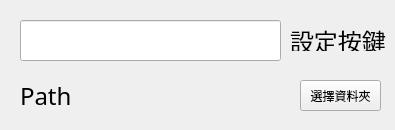
<?xml version="1.0" encoding="UTF-8"?>
<ui version="4.0">
 <class>Form</class>
 <widget class="QWidget" name="Form">
  <property name="geometry">
   <rect>
    <x>0</x>
    <y>0</y>
    <width>395</width>
    <height>130</height>
   </rect>
  </property>
  <property name="windowTitle">
   <string>Form</string>
  </property>
  <widget class="QLabel" name="label">
   <property name="geometry">
    <rect>
     <x>20</x>
     <y>80</y>
     <width>261</width>
     <height>31</height>
    </rect>
   </property>
   <property name="font">
    <font>
     <family>微軟正黑體</family>
     <pointsize>18</pointsize>
    </font>
   </property>
   <property name="text">
    <string>Path</string>
   </property>
  </widget>
  <widget class="QPushButton" name="pushButton">
   <property name="geometry">
    <rect>
     <x>300</x>
     <y>80</y>
     <width>81</width>
     <height>31</height>
    </rect>
   </property>
   <property name="font">
    <font>
     <family>微軟正黑體</family>
    </font>
   </property>
   <property name="text">
    <string>選擇資料夾</string>
   </property>
  </widget>
  <widget class="QLineEdit" name="lineEdit">
   <property name="geometry">
    <rect>
     <x>20</x>
     <y>20</y>
     <width>261</width>
     <height>41</height>
    </rect>
   </property>
   <property name="font">
    <font>
     <family>微軟正黑體</family>
     <pointsize>18</pointsize>
    </font>
   </property>
  </widget>
  <widget class="QLabel" name="label_2">
   <property name="geometry">
    <rect>
     <x>290</x>
     <y>30</y>
     <width>101</width>
     <height>21</height>
    </rect>
   </property>
   <property name="font">
    <font>
     <family>微軟正黑體</family>
     <pointsize>18</pointsize>
    </font>
   </property>
   <property name="text">
    <string>設定按鍵</string>
   </property>
  </widget>
 </widget>
 <resources/>
 <connections>
  <connection>
   <sender>pushButton</sender>
   <signal>clicked()</signal>
   <receiver>Form</receiver>
   <slot>choose_path()</slot>
   <hints>
    <hint type="sourcelabel">
     <x>300</x>
     <y>160</y>
    </hint>
    <hint type="destinationlabel">
     <x>330</x>
     <y>141</y>
    </hint>
   </hints>
  </connection>
  <connection>
   <sender>lineEdit</sender>
   <signal>textEdited(QString)</signal>
   <receiver>Form</receiver>
   <slot>set()</slot>
   <hints>
    <hint type="sourcelabel">
     <x>223</x>
     <y>50</y>
    </hint>
    <hint type="destinationlabel">
     <x>229</x>
     <y>72</y>
    </hint>
   </hints>
  </connection>
 </connections>
 <slots>
  <signal>click_2()</signal>
  <slot>choose_path()</slot>
  <slot>set()</slot>
 </slots>
</ui>
